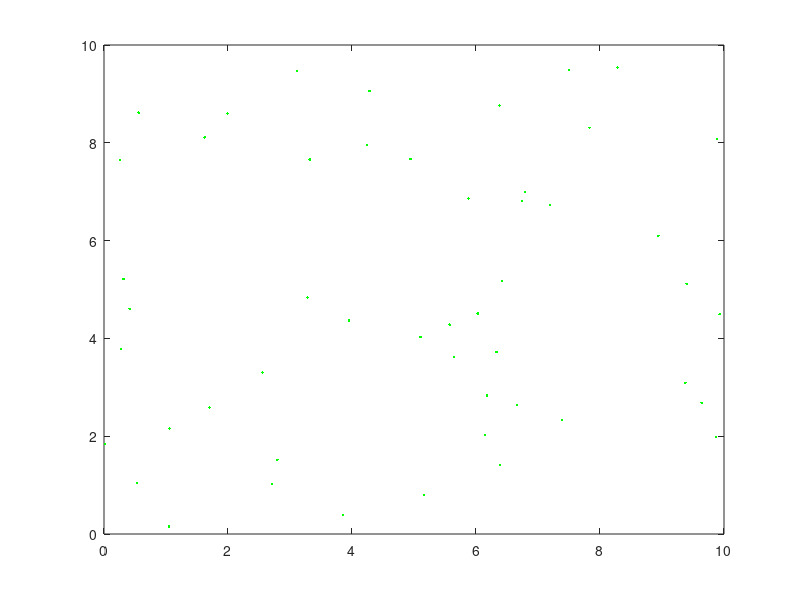

Write MATLAB code to recreate this figure. (Note: this script raises an error after producing the figure.)
 X = 10*rand(2,50);              % generate 50 random points in 2D
 figure(1); clf;                 % display a figure and clear it.
 plot(X(1,:),X(2,:),'g.');       % plot the original points as green dots
 Xrot = rotate(X,45);            % rotate the points by 45 degrees counterclockwise
 hold on;                        % tell matlab to not clear the figure when plotting additional points
 plot(Xrot(1,:),Xrot(2,:),'r.'); % plot the rotated points on the same figure